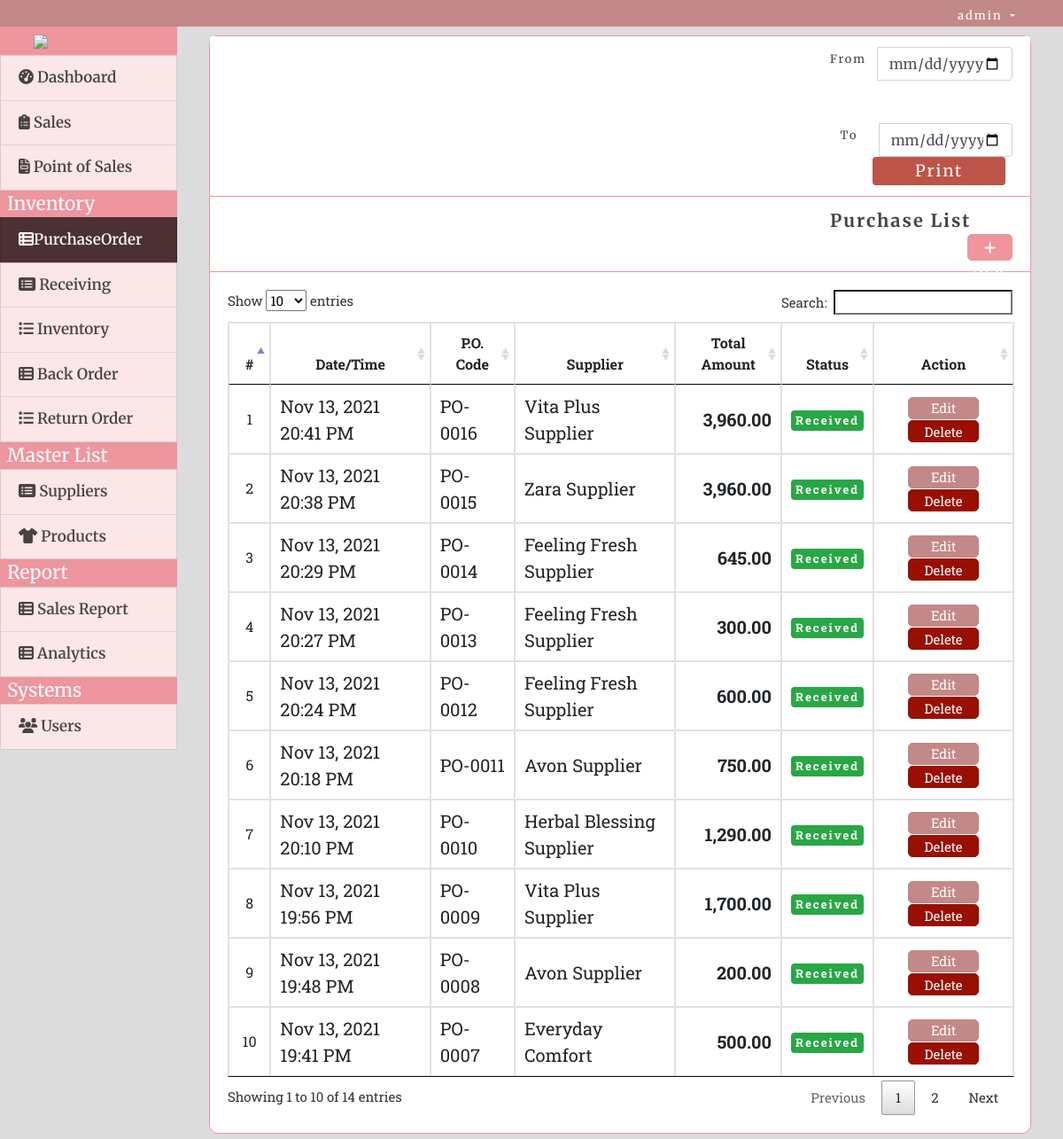
The app's page /index.php?page=purchase_order (signed in) with its own data.
### tables this page shows
CREATE TABLE `purchase_order` (
  `id` int(30) NOT NULL,
  `po_code` varchar(50) NOT NULL,
  `supplier_id` int(30) NOT NULL,
  `total_cost` float NOT NULL,
  `remarks` text NOT NULL,
  `status` tinyint(1) NOT NULL DEFAULT 0 COMMENT '0=pending, 1=received',
  `date_created` datetime NOT NULL DEFAULT current_timestamp()
);

CREATE TABLE `suppliers` (
  `id` int(30) NOT NULL,
  `name` varchar(200) NOT NULL,
  `address` text NOT NULL,
  `contact` varchar(50) NOT NULL,
  `contact_person` text DEFAULT NULL,
  `date_created` datetime NOT NULL DEFAULT current_timestamp()
);

### purchase_order.php (the view, shortened to what this page needs)
<?php include('db_connect.php');?>
<div class="container-fluid">
	<div class="col-lg-12">
		<div class="row">
			<div class="col-md-12">
				<div class="card">
					<div class="card-header text-center">
						<form method="POST" class="form-inline" action="print/po_print.php">
							<div class="input-group">
								<div class="input-group-addon">
									<small>From</small> &nbsp
								</div>
								<input type="date" class="form-control pull-right col-sm-12" placeholder="yyyy-MM-dd" name="from" max="<?php echo date("Y-m-d"); ?>" required id="from">
							</div>
							<Br>
							<Br>
							<div class="input-group">
								<div class="input-group-addon">&nbsp
									<small>To</small> &nbsp
								</div>
								&nbsp&nbsp<input type="date" placeholder="yyyy-MM-dd" class="form-control pull-right col-sm-12" name="to" max="<?php echo date("Y-m-d"); ?>" required id="to">
							</div>
							<input class="btn btn-sm btn-success ml-5" style="width:150px; background-color:#bc5449; color:white; border-color:#bc5449;height:32px; font-size:18px; letter-spacing:2px;" name="print" type="submit" formtarget="_blank" value="Print">
						</form>
					</div>
					<div class="card-header">
						<b>Purchase List</b>
						 <span class="float:right"><a class="btn btn-primary btn-sm col-sm-3 float-right" style="border-radius:5px; background-color:#ee959e; color:white; border-color:#ee959e; height:30px; padding-top:5px; font-size:15px;" href="index.php?page=manage_po" id="">
		                    <i class="fa fa-plus"></i> New Entry
		                </a></span>
					</div>
					<div class="card-body">
						<table class="table table-bordered table-hover" id="table">
							<thead>
								<tr>
									<th class="text-center">#</th>
									<th class="text-center">Date/Time</th>
									<th class="text-center">P.O. Code</th>
									<th class="text-center">Supplier</th>
									<th class="text-center">Total Amount</th>
									<th class="text-center">Status</th>
									<th class="text-center">Action</th>
								</tr>
							</thead>
							<tbody>
								<?php
								$i = 1;
								$po = $conn->query("SELECT p.*,s.name as sname FROM purchase_order p inner join suppliers s on s.id = p.supplier_id order by p.status asc,unix_timestamp(p.date_created) desc");
								while($row=$po->fetch_assoc()):
								?>
								<tr>
									<td class="text-center"><?php echo $i++ ?></td>
									<td class="">
										<p><?php echo date("M d, Y H:i A",strtotime($row['date_created'])) ?></p>
									</td>
									<td class="">
										<p><?php echo $row['po_code'] ?></p>
									</td>
									<td class="">
										<p><?php echo ucwords($row['sname']) ?></p>
									</td>
									<td class="text-right">
										<b><?php echo number_format($row['total_cost'],2) ?></b>
									</td>
                                    <td class="text-center">
                                        <?php if($row['status'] == 1): ?>
                                            <span class="badge badge-success rounded-pills">Received</span>
										<?php elseif($row['status'] == 2): ?>
                                            <span class="badge badge-warning rounded-pills">Partially Received</span>
                                        <?php else: ?>
                                            <span class="badge badge-primary rounded-pills">Pending</span>
                                        <?php endif; ?>
									</td>
									<td class="text-center">
										<button class="btn btn-sm btn-primary edit_po" style="width:80px; border-radius:5px; background-color:#c38888; color:white; border-color:#c38888; height:25px; font-size:15px;" type="button" onclick="location.href='index.php?page=manage_po&id=<?php echo $row['id'] ?>'" data-json='<?php echo json_encode($row) ?>'>Edit</button>
										<button class="btn btn-sm btn-danger delete_po" style="width:80px; border-radius:5px; background-color:#990f02; color:white; border-color:#990f02; height:25px; font-size:15px;" type="button" data-id="<?php echo $row['id'] ?>">Delete</button>
									</td>
								</tr>
								<?php endwhile; ?>
							</tbody>
						</table>
					</div>
				</div>
			</div>
		</div>
	</div>
</div>

### assets/css/style.css (style rules this page uses)
body { font-family: "Open Sans", sans-serif; color: #444444; width: 100%; height: calc(100%); font-size: 12px; }
a { color: #1977cc; }
.btn-sm { padding: .0001rem .2rem; }

### index.php (style rules this page uses)
body { background: #80808045; }

### purchase_order.php (style rules this page uses)
.card-header { font-family:'Merriweather', serif; background-color:white; font-size:20px; padding-left:700px; letter-spacing:2px; border-color:#ee959e; }
.text-center { font-size:16px; }
.card { border-color:#ee959e; font-family: 'Raleway', sans-serif; font-family: 'Roboto Slab', serif; border-radius:10px; font-size:15px; }
td { font-size:20px; }
.badge { font-size:13px; padding-top:5px; padding-bottom:5px; letter-spacing:2px; }
td { vertical-align: middle !important; }
td p { margin:unset; }

### records on screen
purchase_order: date_created "Nov 13, 2021 20:41 PM", po_code "PO-0016", supplier.name "Vita Plus Supplier", total_cost "3,960.00", status "Received"
purchase_order: date_created "Nov 13, 2021 20:38 PM", po_code "PO-0015", supplier.name "Zara Supplier", total_cost "3,960.00", status "Received"
purchase_order: date_created "Nov 13, 2021 20:29 PM", po_code "PO-0014", supplier.name "Feeling Fresh Supplier", total_cost "645.00", status "Received"
purchase_order: date_created "Nov 13, 2021 20:27 PM", po_code "PO-0013", supplier.name "Feeling Fresh Supplier", total_cost "300.00", status "Received"
purchase_order: date_created "Nov 13, 2021 20:24 PM", po_code "PO-0012", supplier.name "Feeling Fresh Supplier", total_cost "600.00", status "Received"
purchase_order: date_created "Nov 13, 2021 20:18 PM", po_code "PO-0011", supplier.name "Avon Supplier", total_cost "750.00", status "Received"
purchase_order: date_created "Nov 13, 2021 20:10 PM", po_code "PO-0010", supplier.name "Herbal Blessing Supplier", total_cost "1,290.00", status "Received"
purchase_order: date_created "Nov 13, 2021 19:56 PM", po_code "PO-0009", supplier.name "Vita Plus Supplier", total_cost "1,700.00", status "Received"
purchase_order: date_created "Nov 13, 2021 19:48 PM", po_code "PO-0008", supplier.name "Avon Supplier", total_cost "200.00", status "Received"
purchase_order: date_created "Nov 13, 2021 19:41 PM", po_code "PO-0007", supplier.name "Everyday Comfort", total_cost "500.00", status "Received"

### other values on screen
$_SESSION['login_name'] "admin"
